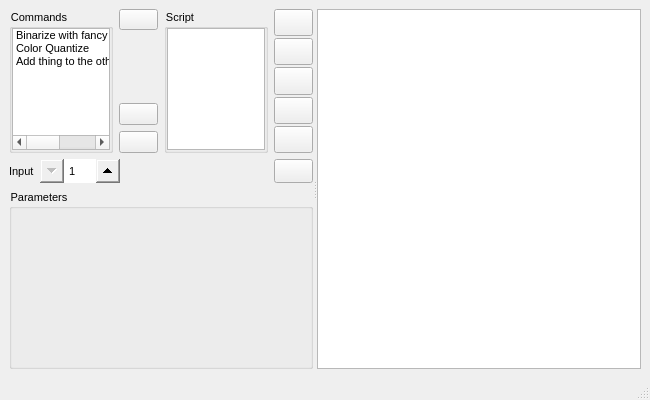
<?xml version="1.0" encoding="UTF-8"?>
<ui version="4.0">
 <class>MainWindow</class>
 <widget class="QMainWindow" name="MainWindow">
  <property name="geometry">
   <rect>
    <x>0</x>
    <y>0</y>
    <width>650</width>
    <height>400</height>
   </rect>
  </property>
  <property name="sizePolicy">
   <sizepolicy hsizetype="MinimumExpanding" vsizetype="MinimumExpanding">
    <horstretch>0</horstretch>
    <verstretch>0</verstretch>
   </sizepolicy>
  </property>
  <property name="minimumSize">
   <size>
    <width>650</width>
    <height>400</height>
   </size>
  </property>
  <property name="mouseTracking">
   <bool>true</bool>
  </property>
  <property name="windowTitle">
   <string>MainWindow</string>
  </property>
  <property name="styleSheet">
   <string notr="true">QWidget{
	font-size: 8pt;
	font-family: 'DejaVu Sans';
}</string>
  </property>
  <widget class="QWidget" name="centralwidget">
   <property name="sizePolicy">
    <sizepolicy hsizetype="MinimumExpanding" vsizetype="MinimumExpanding">
     <horstretch>0</horstretch>
     <verstretch>0</verstretch>
    </sizepolicy>
   </property>
   <property name="minimumSize">
    <size>
     <width>650</width>
     <height>359</height>
    </size>
   </property>
   <layout class="QGridLayout" name="gridLayout_5">
    <item row="0" column="0">
     <widget class="QSplitter" name="splitter">
      <property name="orientation">
       <enum>Qt::Horizontal</enum>
      </property>
      <widget class="QWidget" name="">
       <layout class="QVBoxLayout" name="verticalLayout_3">
        <item>
         <layout class="QHBoxLayout" name="horizontalLayout_2" stretch="4,1,4,1">
          <property name="leftMargin">
           <number>0</number>
          </property>
          <item>
           <widget class="QGroupBox" name="grpCommands">
            <property name="minimumSize">
             <size>
              <width>0</width>
              <height>0</height>
             </size>
            </property>
            <property name="title">
             <string>Commands</string>
            </property>
            <layout class="QGridLayout" name="gridLayout">
             <property name="leftMargin">
              <number>0</number>
             </property>
             <property name="topMargin">
              <number>0</number>
             </property>
             <property name="rightMargin">
              <number>0</number>
             </property>
             <property name="bottomMargin">
              <number>0</number>
             </property>
             <item row="0" column="0">
              <widget class="QListWidget" name="lstCommands">
               <property name="sizePolicy">
                <sizepolicy hsizetype="Preferred" vsizetype="Preferred">
                 <horstretch>0</horstretch>
                 <verstretch>0</verstretch>
                </sizepolicy>
               </property>
               <item>
                <property name="text">
                 <string>Binarize with fancy stuff</string>
                </property>
               </item>
               <item>
                <property name="text">
                 <string>Color Quantize </string>
                </property>
               </item>
               <item>
                <property name="text">
                 <string>Add thing to the other thing fancy name</string>
                </property>
               </item>
              </widget>
             </item>
            </layout>
           </widget>
          </item>
          <item>
           <layout class="QVBoxLayout" name="verticalLayout_2">
            <item>
             <widget class="QPushButton" name="btnClearScript">
              <property name="sizePolicy">
               <sizepolicy hsizetype="Preferred" vsizetype="Preferred">
                <horstretch>0</horstretch>
                <verstretch>0</verstretch>
               </sizepolicy>
              </property>
              <property name="minimumSize">
               <size>
                <width>0</width>
                <height>0</height>
               </size>
              </property>
              <property name="toolTip">
               <string>completely clear script</string>
              </property>
              <property name="text">
               <string/>
              </property>
              <property name="icon">
               <iconset>
                <normaloff>clear.png</normaloff>clear.png</iconset>
              </property>
             </widget>
            </item>
            <item>
             <spacer name="verticalSpacer">
              <property name="orientation">
               <enum>Qt::Vertical</enum>
              </property>
              <property name="sizeHint" stdset="0">
               <size>
                <width>20</width>
                <height>13</height>
               </size>
              </property>
             </spacer>
            </item>
            <item>
             <widget class="QPushButton" name="btnMoveRight">
              <property name="sizePolicy">
               <sizepolicy hsizetype="Preferred" vsizetype="Preferred">
                <horstretch>0</horstretch>
                <verstretch>0</verstretch>
               </sizepolicy>
              </property>
              <property name="font">
               <font>
                <family>DejaVu Sans</family>
                <pointsize>8</pointsize>
               </font>
              </property>
              <property name="toolTip">
               <string>copy selected Command into Script</string>
              </property>
              <property name="text">
               <string/>
              </property>
              <property name="icon">
               <iconset>
                <normaloff>move_right.png</normaloff>move_right.png</iconset>
              </property>
              <property name="iconSize">
               <size>
                <width>15</width>
                <height>15</height>
               </size>
              </property>
             </widget>
            </item>
            <item>
             <widget class="QPushButton" name="btnMoveLeft">
              <property name="sizePolicy">
               <sizepolicy hsizetype="Preferred" vsizetype="Preferred">
                <horstretch>0</horstretch>
                <verstretch>0</verstretch>
               </sizepolicy>
              </property>
              <property name="font">
               <font>
                <family>DejaVu Sans</family>
                <pointsize>8</pointsize>
               </font>
              </property>
              <property name="toolTip">
               <string>remove selected Script command</string>
              </property>
              <property name="text">
               <string/>
              </property>
              <property name="icon">
               <iconset>
                <normaloff>move_left.png</normaloff>move_left.png</iconset>
              </property>
              <property name="iconSize">
               <size>
                <width>15</width>
                <height>15</height>
               </size>
              </property>
             </widget>
            </item>
           </layout>
          </item>
          <item>
           <widget class="QGroupBox" name="grpScript">
            <property name="sizePolicy">
             <sizepolicy hsizetype="Preferred" vsizetype="Preferred">
              <horstretch>0</horstretch>
              <verstretch>0</verstretch>
             </sizepolicy>
            </property>
            <property name="title">
             <string>Script</string>
            </property>
            <layout class="QGridLayout" name="gridLayout_3">
             <property name="leftMargin">
              <number>0</number>
             </property>
             <property name="topMargin">
              <number>0</number>
             </property>
             <property name="rightMargin">
              <number>0</number>
             </property>
             <property name="bottomMargin">
              <number>0</number>
             </property>
             <item row="0" column="0">
              <widget class="QTableWidget" name="lstScript">
               <property name="sizePolicy">
                <sizepolicy hsizetype="Preferred" vsizetype="Preferred">
                 <horstretch>0</horstretch>
                 <verstretch>0</verstretch>
                </sizepolicy>
               </property>
               <property name="sizeAdjustPolicy">
                <enum>QAbstractScrollArea::AdjustIgnored</enum>
               </property>
               <property name="alternatingRowColors">
                <bool>true</bool>
               </property>
               <property name="selectionMode">
                <enum>QAbstractItemView::SingleSelection</enum>
               </property>
               <property name="selectionBehavior">
                <enum>QAbstractItemView::SelectRows</enum>
               </property>
               <property name="columnCount">
                <number>1</number>
               </property>
               <attribute name="horizontalHeaderVisible">
                <bool>false</bool>
               </attribute>
               <attribute name="horizontalHeaderStretchLastSection">
                <bool>true</bool>
               </attribute>
               <column/>
              </widget>
             </item>
            </layout>
           </widget>
          </item>
          <item>
           <layout class="QVBoxLayout" name="verticalLayout">
            <property name="spacing">
             <number>2</number>
            </property>
            <item>
             <widget class="QPushButton" name="btnMoveTop">
              <property name="sizePolicy">
               <sizepolicy hsizetype="Preferred" vsizetype="Preferred">
                <horstretch>0</horstretch>
                <verstretch>0</verstretch>
               </sizepolicy>
              </property>
              <property name="font">
               <font>
                <family>DejaVu Sans</family>
                <pointsize>8</pointsize>
               </font>
              </property>
              <property name="toolTip">
               <string>move Script command to top of Script</string>
              </property>
              <property name="text">
               <string/>
              </property>
              <property name="icon">
               <iconset>
                <normaloff>move_top.png</normaloff>move_top.png</iconset>
              </property>
              <property name="iconSize">
               <size>
                <width>15</width>
                <height>15</height>
               </size>
              </property>
             </widget>
            </item>
            <item>
             <widget class="QPushButton" name="btnMoveUp">
              <property name="sizePolicy">
               <sizepolicy hsizetype="Preferred" vsizetype="Preferred">
                <horstretch>0</horstretch>
                <verstretch>0</verstretch>
               </sizepolicy>
              </property>
              <property name="font">
               <font>
                <family>DejaVu Sans</family>
                <pointsize>8</pointsize>
               </font>
              </property>
              <property name="toolTip">
               <string>move Script command up</string>
              </property>
              <property name="text">
               <string/>
              </property>
              <property name="icon">
               <iconset>
                <normaloff>move_up.png</normaloff>move_up.png</iconset>
              </property>
              <property name="iconSize">
               <size>
                <width>15</width>
                <height>15</height>
               </size>
              </property>
             </widget>
            </item>
            <item>
             <widget class="QPushButton" name="btnDelete">
              <property name="sizePolicy">
               <sizepolicy hsizetype="Preferred" vsizetype="Preferred">
                <horstretch>0</horstretch>
                <verstretch>0</verstretch>
               </sizepolicy>
              </property>
              <property name="font">
               <font>
                <family>DejaVu Sans</family>
                <pointsize>8</pointsize>
               </font>
              </property>
              <property name="toolTip">
               <string>delete selected Script command</string>
              </property>
              <property name="text">
               <string/>
              </property>
              <property name="icon">
               <iconset>
                <normaloff>delete.png</normaloff>delete.png</iconset>
              </property>
              <property name="iconSize">
               <size>
                <width>15</width>
                <height>15</height>
               </size>
              </property>
             </widget>
            </item>
            <item>
             <widget class="QPushButton" name="btnMoveDown">
              <property name="sizePolicy">
               <sizepolicy hsizetype="Preferred" vsizetype="Preferred">
                <horstretch>0</horstretch>
                <verstretch>0</verstretch>
               </sizepolicy>
              </property>
              <property name="font">
               <font>
                <family>DejaVu Sans</family>
                <pointsize>8</pointsize>
               </font>
              </property>
              <property name="toolTip">
               <string>move Script command down</string>
              </property>
              <property name="text">
               <string/>
              </property>
              <property name="icon">
               <iconset>
                <normaloff>move_down.png</normaloff>move_down.png</iconset>
              </property>
              <property name="iconSize">
               <size>
                <width>15</width>
                <height>15</height>
               </size>
              </property>
             </widget>
            </item>
            <item>
             <widget class="QPushButton" name="btnMoveBottom">
              <property name="sizePolicy">
               <sizepolicy hsizetype="Preferred" vsizetype="Preferred">
                <horstretch>0</horstretch>
                <verstretch>0</verstretch>
               </sizepolicy>
              </property>
              <property name="font">
               <font>
                <family>DejaVu Sans</family>
                <pointsize>8</pointsize>
               </font>
              </property>
              <property name="toolTip">
               <string>move Script command to bottom of script</string>
              </property>
              <property name="text">
               <string/>
              </property>
              <property name="icon">
               <iconset>
                <normaloff>move_bottom.png</normaloff>move_bottom.png</iconset>
              </property>
              <property name="iconSize">
               <size>
                <width>15</width>
                <height>15</height>
               </size>
              </property>
             </widget>
            </item>
           </layout>
          </item>
         </layout>
        </item>
        <item>
         <layout class="QHBoxLayout" name="horizontalLayout">
          <item>
           <widget class="QLabel" name="label">
            <property name="text">
             <string>Input</string>
            </property>
           </widget>
          </item>
          <item>
           <widget class="QSpinBox" name="spinSource">
            <property name="sizePolicy">
             <sizepolicy hsizetype="Preferred" vsizetype="Preferred">
              <horstretch>0</horstretch>
              <verstretch>0</verstretch>
             </sizepolicy>
            </property>
            <property name="minimumSize">
             <size>
              <width>80</width>
              <height>24</height>
             </size>
            </property>
            <property name="toolTip">
             <string>source row number for input image</string>
            </property>
            <property name="statusTip">
             <string/>
            </property>
            <property name="styleSheet">
             <string notr="true">QSpinBox::up-button,QSpinBox::down-button{
     min-width: 24px;
     min-height: 24px;
}
QSpinBox::down-button{
    subcontrol-origin: border;
    subcontrol-position: top left;
}
QSpinBox::up-button{
    subcontrol-origin: border;
    subcontrol-position:top right;
}</string>
            </property>
            <property name="minimum">
             <number>1</number>
            </property>
           </widget>
          </item>
          <item>
           <spacer name="horizontalSpacer_2">
            <property name="orientation">
             <enum>Qt::Horizontal</enum>
            </property>
            <property name="sizeHint" stdset="0">
             <size>
              <width>40</width>
              <height>20</height>
             </size>
            </property>
           </spacer>
          </item>
          <item>
           <widget class="QPushButton" name="btnPlay">
            <property name="sizePolicy">
             <sizepolicy hsizetype="Preferred" vsizetype="Preferred">
              <horstretch>0</horstretch>
              <verstretch>0</verstretch>
             </sizepolicy>
            </property>
            <property name="minimumSize">
             <size>
              <width>20</width>
              <height>0</height>
             </size>
            </property>
            <property name="styleSheet">
             <string notr="true">QPushButton::checked{
	color: black;
	/*background:   #b9b9ff;*/
	background:   #00ff00;
	padding-bottom: 0px;
	border: 2px solid black;
}</string>
            </property>
            <property name="text">
             <string/>
            </property>
            <property name="icon">
             <iconset>
              <normaloff>play.png</normaloff>play.png</iconset>
            </property>
            <property name="checkable">
             <bool>true</bool>
            </property>
           </widget>
          </item>
         </layout>
        </item>
        <item>
         <widget class="QGroupBox" name="grpParameters">
          <property name="minimumSize">
           <size>
            <width>200</width>
            <height>180</height>
           </size>
          </property>
          <property name="title">
           <string>Parameters</string>
          </property>
          <layout class="QGridLayout" name="gridLayout_2">
           <property name="leftMargin">
            <number>0</number>
           </property>
           <property name="topMargin">
            <number>0</number>
           </property>
           <property name="rightMargin">
            <number>0</number>
           </property>
           <property name="bottomMargin">
            <number>0</number>
           </property>
           <property name="spacing">
            <number>0</number>
           </property>
           <item row="0" column="0">
            <widget class="QWidget" name="dummyWidget" native="true">
             <layout class="QGridLayout" name="gridLayout_4">
              <item row="0" column="0">
               <layout class="QHBoxLayout" name="horizontalLayout_4">
                <property name="spacing">
                 <number>0</number>
                </property>
               </layout>
              </item>
             </layout>
            </widget>
           </item>
          </layout>
         </widget>
        </item>
       </layout>
      </widget>
      <widget class="QWidget" name="">
       <layout class="QVBoxLayout" name="verticalLayout_4" stretch="0">
        <item>
         <widget class="QGraphicsView" name="graphicsView">
          <property name="sizePolicy">
           <sizepolicy hsizetype="MinimumExpanding" vsizetype="MinimumExpanding">
            <horstretch>0</horstretch>
            <verstretch>0</verstretch>
           </sizepolicy>
          </property>
          <property name="minimumSize">
           <size>
            <width>324</width>
            <height>200</height>
           </size>
          </property>
          <property name="mouseTracking">
           <bool>true</bool>
          </property>
          <property name="verticalScrollBarPolicy">
           <enum>Qt::ScrollBarAlwaysOff</enum>
          </property>
          <property name="horizontalScrollBarPolicy">
           <enum>Qt::ScrollBarAlwaysOff</enum>
          </property>
          <property name="sizeAdjustPolicy">
           <enum>QAbstractScrollArea::AdjustIgnored</enum>
          </property>
         </widget>
        </item>
       </layout>
      </widget>
     </widget>
    </item>
   </layout>
  </widget>
  <widget class="QMenuBar" name="menubar">
   <property name="geometry">
    <rect>
     <x>0</x>
     <y>0</y>
     <width>650</width>
     <height>21</height>
    </rect>
   </property>
  </widget>
  <widget class="QStatusBar" name="statusbar"/>
 </widget>
 <tabstops>
  <tabstop>lstScript</tabstop>
  <tabstop>btnMoveLeft</tabstop>
  <tabstop>btnMoveRight</tabstop>
  <tabstop>btnClearScript</tabstop>
  <tabstop>btnMoveTop</tabstop>
  <tabstop>btnMoveUp</tabstop>
  <tabstop>btnDelete</tabstop>
  <tabstop>btnMoveDown</tabstop>
  <tabstop>btnMoveBottom</tabstop>
  <tabstop>btnPlay</tabstop>
  <tabstop>lstCommands</tabstop>
 </tabstops>
 <resources/>
 <connections/>
</ui>
